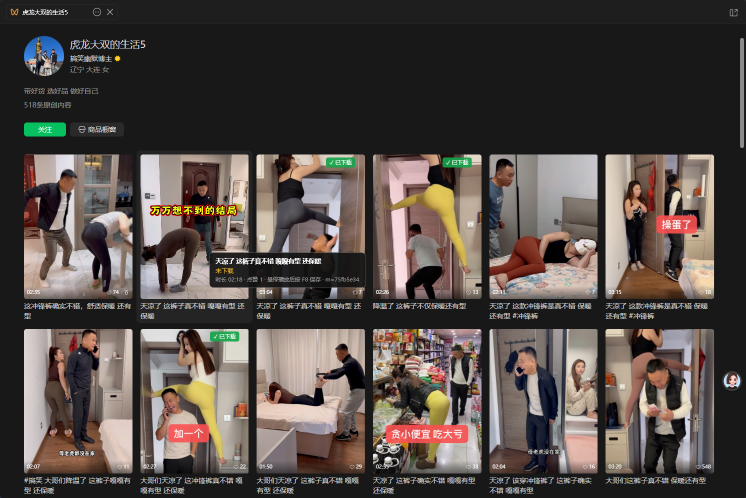
#> input picture images/hover-and-save.png, 1492 x 996 px (shown at 1/2 size); its folder holds only this picture in this run
$ python -i cache_covers.py   (imports and definitions only)
#> lines starting #> are read from the running program, lines starting #| are printed output that depends on the picture
# -*- coding: utf-8 -*-
"""CEF cache cover provider.

Online: f_* files are JPEG response bodies; sort by mtime, SHA-256 dedupe,
copy to viewer/work/cache_covers/idx_*.jpg.

Offline: viewer/cache_meta_parse.py can produce cache_meta_entries.csv;
this module maps payload_path (f_*) -> cover URL / encfilekey / m.
"""
from __future__ import annotations

import csv
import glob
import hashlib
import json
import os
import shutil
import subprocess
import sys
from datetime import datetime

from PIL import Image

APPDATA = os.environ.get("APPDATA") or os.path.expanduser("~")
PROFILE_ROOT = os.path.join(APPDATA, "Tencent", "xwechat", "radium", "web", "profiles")
WORK = os.path.join(os.path.dirname(os.path.abspath(__file__)), "work")
COVER_DIR = os.path.join(WORK, "cache_covers")
META_CSV = os.path.join(WORK, "cache_meta_entries.csv")
META_JSON = os.path.join(WORK, "cache_meta_entries.json")
# v1 was index-based and unreliable; only v2 contains perceptually verified matches.
MAP_PATH = os.path.join(WORK, "cache_cover_map_v2.json")


# [42 lines left out: functions load_map, save_map, _cache_dirs, _jpeg_sha, not called in this run]


_META_ATTEMPTED = False


# [136 lines left out: functions ensure_meta, load_url_map, snapshot, collect, not called in this run]


def _dhash(path):
#> called with path = '../images/hover-and-save.png'
    try:
        im = Image.open(path).convert("L")
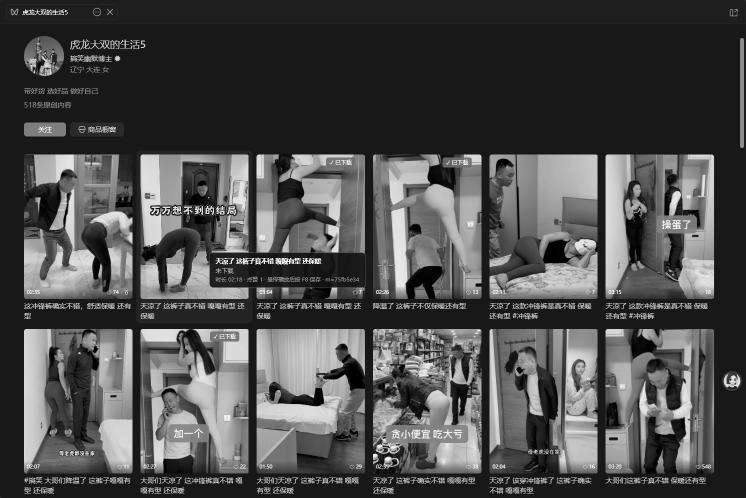
#> im: PIL image 1492x996 L (shown at 1/2 size); min 0, max 255, mean 76.1
        w, h = im.size
#> w = 1492; h = 996
        # 卡片截图与 cache 封面常是不同裁切/带黑边；比较中心正方形，
        # 避免把同一张图判成不同图。
        s = min(w, h)
#> s = 996
        im = im.crop(((w - s) // 2, (h - s) // 2,
                      (w + s) // 2, (h + s) // 2)).resize((17, 16))
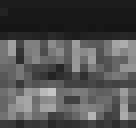
#> im: PIL image 17x16 L (shown 8 times larger); min 22, max 197, mean 79.6
        px = list(im.get_flattened_data()) if hasattr(im, "get_flattened_data") else list(im.getdata())
#> px = 272 values, max 197 at index 193, min 22 at index 51, mean 79.56
        return [px[y * 17 + x] < px[y * 17 + x + 1] for y in range(16) for x in range(16)]
    except Exception:
        return None


def _hamming(a, b):
    return sum(x != y for x, y in zip(a, b)) if a and b else 999


# [138 lines left out: functions attach_verified, attach, attach_saved, summary, not called in this run]

>>> result = _dhash('../images/hover-and-save.png')
#> result = 256 items, first 6: False, False, False, False, False, False

$ run again, on images/wx-gui.png
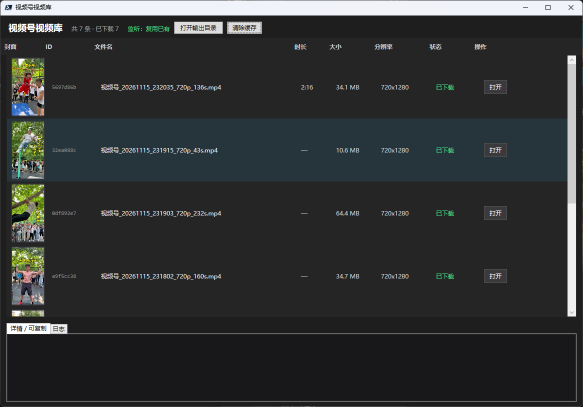
#> input picture images/wx-gui.png, 1166 x 813 px (shown at 1/2 size)
#> in _dhash, `im = im.crop(((w - s) // 2, (h - s) // 2, (w + s) // 2, (h + s) // 2))..`:
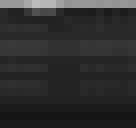
#> im: PIL image 17x16 L (shown 8 times larger); min 23, max 187, mean 46
#> px = 272 values, max 187 at index 4, min 23 at index 238, mean 46.02
#> result = 256 items, first 6: False, True, True, True, False, True
